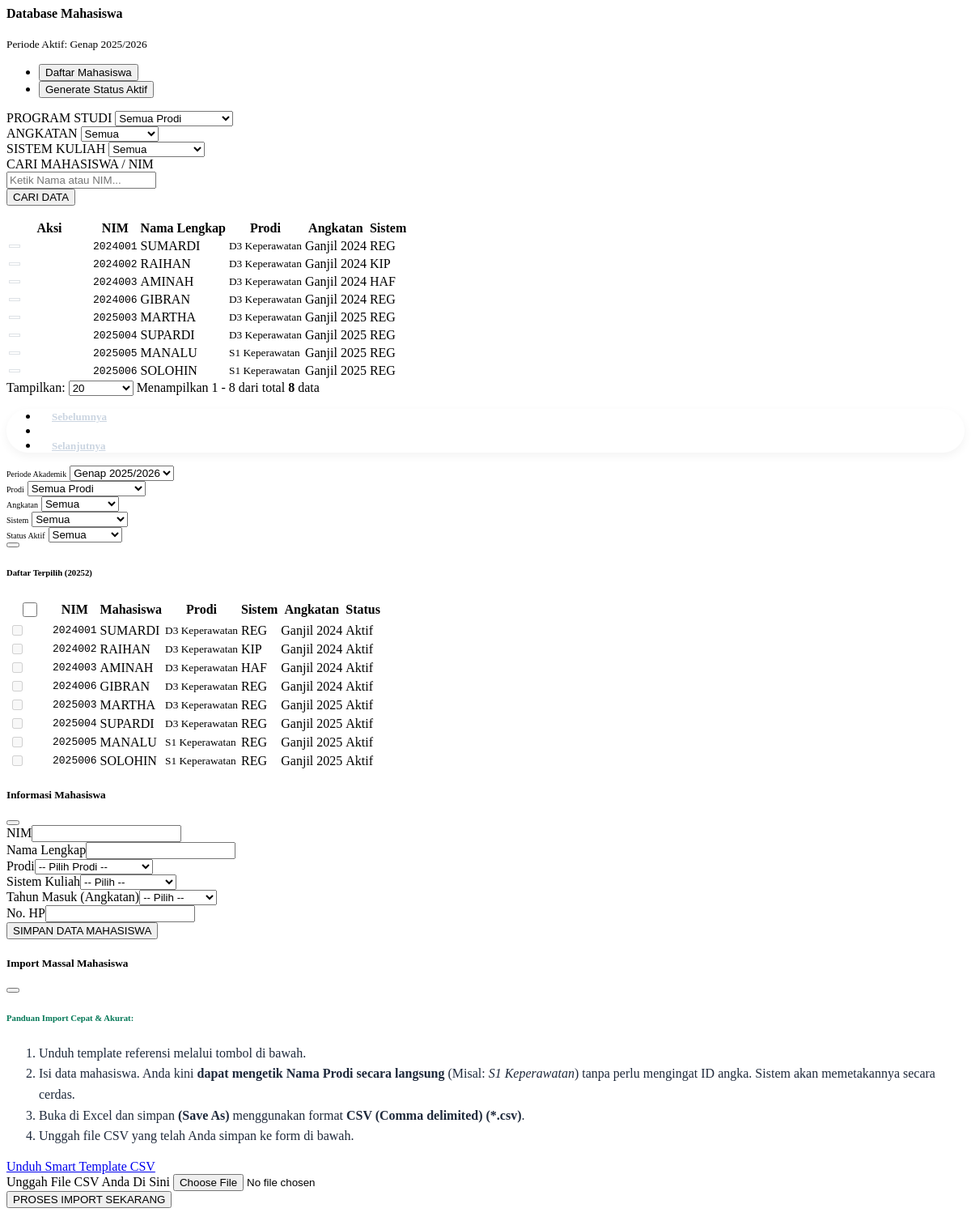
The page /mahasiswa.php on the database its author committed.
### tables this page shows
CREATE TABLE `mhs_tahun_akademik` (
  `id` int(11) NOT NULL AUTO_INCREMENT,
  `kode_tahun` varchar(10) NOT NULL COMMENT 'Format: 20261 (Ganjil), 20262 (Genap)',
  `nama_tahun` varchar(50) NOT NULL,
  `tgl_mulai` date DEFAULT NULL,
  `tgl_akhir` date DEFAULT NULL,
  `is_active` tinyint(1) DEFAULT 0,
  PRIMARY KEY (`id`),
  UNIQUE KEY `idx_tahun` (`kode_tahun`)
);

CREATE TABLE `syifa_mahasiswa` (
  `id` int(11) NOT NULL AUTO_INCREMENT,
  `nim` varchar(20) NOT NULL,
  `nama` varchar(100) NOT NULL,
  `prodi_id` int(11) DEFAULT NULL,
  `sistem_kuliah` varchar(5) DEFAULT NULL,
  `prodi` varchar(50) DEFAULT NULL,
  `angkatan` varchar(10) DEFAULT NULL,
  `telepon` varchar(20) DEFAULT NULL,
  `status_kode` varchar(2) DEFAULT 'A',
  `status` varchar(2) DEFAULT 'A',
  `saldo_awal_piutang` double DEFAULT 0,
  PRIMARY KEY (`id`),
  UNIQUE KEY `idx_nim` (`nim`),
  KEY `idx_mhs_angkatan_sync` (`angkatan`)
);

CREATE TABLE `mhs_prodi` (
  `id` int(11) NOT NULL AUTO_INCREMENT,
  `kode_prodi` varchar(10) NOT NULL,
  `nama_prodi` varchar(100) NOT NULL,
  `jenjang` enum('S1','D3','Profesi','S2') DEFAULT 'S1',
  PRIMARY KEY (`id`)
);

CREATE TABLE `mhs_tahun_masuk` (
  `id` int(11) NOT NULL AUTO_INCREMENT,
  `kode_masuk` varchar(10) NOT NULL,
  `nama_masuk` varchar(50) NOT NULL,
  `created_at` timestamp NOT NULL DEFAULT current_timestamp(),
  PRIMARY KEY (`id`),
  UNIQUE KEY `kode_masuk` (`kode_masuk`)
);

### mahasiswa.php (the view, shortened to what the rows shown need)
<?php
$allowed_tabs = ['list', 'generate'];
$active_tab = $_GET['tab'] ?? ($allowed_tabs[0] ?? 'list');
$gen_tahun = $_GET['gen_tahun'] ?? '';
$limit = isset($_GET['limit']) ? (int)$_GET['limit'] : 20;
$page_num = isset($_GET['page_num']) ? (int)$_GET['page_num'] : 1;
$offset = ($page_num - 1) * $limit;
$tahun_aktif_res = $conn->query("SELECT kode_tahun, nama_tahun FROM mhs_tahun_akademik WHERE is_active=1 LIMIT 1");
$tahun_aktif_global = ($tahun_aktif_res && $tahun_aktif_res->num_rows > 0) ? $tahun_aktif_res->fetch_assoc() : ['kode_tahun' => '', 'nama_tahun' => 'Belum Set'];
$list_tahun = $conn->query("SELECT * FROM mhs_tahun_akademik ORDER BY kode_tahun DESC")->fetch_all(MYSQLI_ASSOC);
$tahun_masuk_list = $conn->query("SELECT * FROM mhs_tahun_masuk ORDER BY kode_masuk DESC")->fetch_all(MYSQLI_ASSOC);
function resolveAngkatanDisplay($kode, $master) {
    foreach ($master as $m) { if ($m['kode_masuk'] == $kode) return $m['nama_masuk']; }
    return $kode;
}
?>
<div class="container-fluid py-4">
    <div class="d-flex justify-content-between align-items-center mb-4 bg-white p-4 rounded-4 shadow-sm border-start border-primary border-4">
        <div>
            <small class="text-muted fw-bold">Periode Aktif: <span class="badge bg-primary bg-opacity-10 text-primary border border-primary border-opacity-25 rounded-pill px-3 py-1 ms-1"><?= $tahun_aktif_global['nama_tahun'] ?></span></small>
        </div>
    </div>
    <div class="card border-0 shadow-sm rounded-4 overflow-hidden bg-white">
        <div class="card-body p-0">
            <div class="tab-content">
                <?php if(in_array('list', $allowed_tabs)): ?>
                <div class="tab-pane fade <?= $active_tab == 'list' ? 'show active' : '' ?> p-4" id="list">
                    <div class="table-responsive border-0 shadow-sm rounded-top-4 bg-white">
                        <table class="table table-striped table-hover align-middle mb-0 text-center">
                            <thead class="table-dark small text-uppercase">
                                <tr><th class="ps-4 text-start" width="100">Aksi</th><th>NIM</th><th class="text-start">Nama Lengkap</th><th>Prodi</th><th>Angkatan</th><th>Sistem</th></tr>
                            </thead>
                            <tbody>
                                <?php
                                $where = "1=1";
                                $res = $conn->query("SELECT m.*, p.nama_prodi FROM syifa_mahasiswa m LEFT JOIN mhs_prodi p ON m.prodi_id = p.id WHERE $where ORDER BY m.nim ASC LIMIT $limit OFFSET $offset");
                                if($res && $res->num_rows > 0):
                                while($row = $res->fetch_assoc()):
                                ?>
                                <tr>
                                    <td class="ps-4 text-start"><div class="btn-group btn-group-sm rounded-pill border bg-white overflow-hidden shadow-sm">
                                        <?php if(!defined('RBAC_EDIT') && !defined('RBAC_DEL')): ?>
                                        <button class="btn btn-light text-muted border-0 hover-bg-white disabled"><i class="fas fa-lock"></i></button>
                                        <?php endif; ?>
                                    </div></td>
                                    <td><code class="bg-light px-3 py-2 border rounded-pill text-dark fw-bold"><?= htmlspecialchars($row['nim']) ?></code></td>
                                    <td class="text-start fw-bold text-dark"><?= strtoupper(htmlspecialchars($row['nama'])) ?></td>
                                    <td><small class="fw-bold text-muted"><?= htmlspecialchars($row['nama_prodi'] ?? '-') ?></small></td>
                                    <td><span class="badge <?= (strlen($row['angkatan']) == 4)?'bg-warning bg-opacity-10 text-warning':'bg-primary bg-opacity-10 text-primary' ?> border px-3 py-2 rounded-pill"><?= resolveAngkatanDisplay($row['angkatan'], $tahun_masuk_list) ?></span></td>
                                    <td><span class="badge bg-light text-dark border fw-bold rounded-pill px-3 py-2"><?= htmlspecialchars($row['sistem_kuliah']) ?></span></td>
                                </tr>
                                <?php endwhile; endif; ?>
                            </tbody>
                        </table>
                    </div>
                </div>
                <?php endif; ?>
                <?php if(in_array('generate', $allowed_tabs)): ?>
                <div class="tab-pane fade <?= $active_tab == 'generate' ? 'show active' : '' ?> p-4" id="generate">
                    <div class="bg-light p-4 rounded-4 shadow-sm border-0 mb-4">
                        <form method="GET" class="row g-2 align-items-end">
                            <div class="col-md-2">
                                <label class="small fw-bold text-muted mb-2 text-uppercase" style="font-size: 10px;">Periode Akademik</label>
                                <select name="gen_tahun" class="form-select form-select-lg border-0 shadow-sm rounded-pill px-3 fw-bold text-dark" required>
                                    <?php foreach($list_tahun as $lt) echo "<option value='{$lt['kode_tahun']}' ". (($gen_tahun ?: $tahun_aktif_global['kode_tahun']) == $lt['kode_tahun'] ? 'selected' : '') .">{$lt['nama_tahun']}</option>"; ?>
                                </select>
                            </div>
                            <div class="col-md-3">
                                <label class="small fw-bold text-muted mb-2 text-uppercase" style="font-size: 10px;">Prodi</label>
                                <select name="gen_prodi" class="form-select form-select-lg border-0 shadow-sm rounded-pill px-3 fw-bold text-dark">
                                    <option value="">Semua Prodi</option>
                                </select>
                            </div>
                            <div class="col-md-2">
                                <label class="small fw-bold text-muted mb-2 text-uppercase" style="font-size: 10px;">Angkatan</label>
                                <select name="gen_angkatan" class="form-select form-select-lg border-0 shadow-sm rounded-pill px-3 fw-bold text-dark">
                                    <option value="">Semua</option>
                                </select>
                            </div>
                            <div class="col-md-2">
                                <label class="small fw-bold text-muted mb-2 text-uppercase" style="font-size: 10px;">Sistem</label>
                                <select name="gen_sistem" class="form-select form-select-lg border-0 shadow-sm rounded-pill px-3 fw-bold text-dark">
                                    <option value="">Semua</option>
                                </select>
                            </div>
                            <div class="col-md-2">
                                <label class="small fw-bold text-muted mb-2 text-uppercase" style="font-size: 10px;">Status Aktif</label>
                                <select name="gen_status" class="form-select form-select-lg border-0 shadow-sm rounded-pill px-3 fw-bold text-dark">
                                    <option value="">Semua</option>
                                </select>
                            </div>
                            <div class="col-md-1 d-flex">
                                <button type="submit" class="btn btn-primary btn-lg w-100 fw-bold rounded-pill shadow-sm" title="Terapkan Filter"><i class="fas fa-filter"></i></button>
                            </div>
                        </form>
                    </div>
                    <form id="formGenerate" action="mhs_action.php" method="POST">
                        <div class="d-flex justify-content-between mb-3 align-items-center">
                            <h6 class="fw-bold mb-0 text-dark">Daftar Terpilih (<?= $gen_tahun ?: $tahun_aktif_global['kode_tahun'] ?>)</h6>
                        </div>
                        <div class="table-responsive border-0 rounded-4 shadow-sm bg-white">
                            <table class="table table-striped table-hover align-middle mb-0 text-center">
                                <thead class="table-dark small text-uppercase">
                                    <tr>
                                        <th width="50" class="text-center"><input type="checkbox" id="checkAll" class="form-check-input" style="width:18px;height:18px;"></th>
                                        <th>NIM</th><th class="text-start">Mahasiswa</th><th>Prodi</th><th>Sistem</th><th>Angkatan</th><th>Status</th>
                                    </tr>
                                </thead>
                                <tbody>
                                    <?php
                                    $tahun_target_gen = $gen_tahun ?: $tahun_aktif_global['kode_tahun'];
                                    $sql_gen = "SELECT m.*, p.nama_prodi, k.status_aktif as current_status_aktif
                                                FROM syifa_mahasiswa m
                                                LEFT JOIN mhs_prodi p ON m.prodi_id = p.id
                                                LEFT JOIN mhs_keaktifan_semester k ON m.nim = k.nim AND k.kode_tahun = '" . $conn->real_escape_string($tahun_target_gen) . "'
                                                WHERE 1=1";
                                    $sql_gen .= " ORDER BY m.nim ASC";
                                    $res_gen = $conn->query($sql_gen);
                                    if($res_gen && $res_gen->num_rows > 0): while($rm = $res_gen->fetch_assoc()):
                                        $is_aktif = ($rm['current_status_aktif'] == 'Aktif');
                                    ?>
                                    <tr>
                                        <td class="text-center">
                                            <?php if(!$is_aktif): ?>
                                                <input type="checkbox" name="mhs_selected[]" value="<?= $rm['nim'] ?>" class="form-check-input check-mhs border-secondary" style="width:18px;height:18px;">
                                            <?php else: ?>
                                                <input type="checkbox" class="form-check-input opacity-25" disabled title="Sudah Aktif">
                                            <?php endif; ?>
                                        </td>
                                        <td><code class="bg-light px-3 py-2 border rounded-pill text-dark fw-bold"><?= $rm['nim'] ?></code></td>
                                        <td class="text-start fw-bold text-dark"><?= strtoupper(htmlspecialchars($rm['nama'])) ?></td>
                                        <td><small class="fw-bold text-muted"><?= htmlspecialchars($rm['nama_prodi']) ?></small></td>
                                        <td><span class="badge bg-light text-dark border fw-bold rounded-pill px-3 py-2"><?= htmlspecialchars($rm['sistem_kuliah']) ?></span></td>
                                        <td><span class="badge bg-primary bg-opacity-10 text-primary border border-primary border-opacity-25 rounded-pill px-3 py-2"><?= resolveAngkatanDisplay($rm['angkatan'], $tahun_masuk_list) ?></span></td>
                                        <td>
                                            <?php if($is_aktif): ?>
                                                <span class="badge bg-success rounded-pill px-3 py-2 shadow-sm"><i class="fas fa-check-circle me-1"></i> Aktif</span>
                                            <?php else: ?>
                                                <span class="badge bg-danger bg-opacity-10 text-danger border border-danger border-opacity-25 rounded-pill px-3 py-2"><i class="fas fa-times-circle me-1"></i> Belum</span>
                                            <?php endif; ?>
                                        </td>
                                    </tr>
                                    <?php endwhile; else: echo "<tr><td colspan='7' class='py-5 text-muted italic'>Tidak ada mahasiswa ditemukan berdasarkan filter.</td></tr>"; endif; ?>
                                </tbody>
                            </table>
                        </div>
                    </form>
                </div>
                <?php endif; ?>
            </div>
        </div>
    </div>
</div>

### rows shown on the page
mhs_tahun_akademik: nama_tahun "Genap 2025/2026", kode_tahun "20252"
syifa_mahasiswa: nim "2024001", nama "SUMARDI", mhs_prodi.nama_prodi "D3 Keperawatan", angkatan.nama_masuk "Ganjil 2024", sistem_kuliah "REG"
syifa_mahasiswa: nim "2024002", nama "RAIHAN", mhs_prodi.nama_prodi "D3 Keperawatan", angkatan.nama_masuk "Ganjil 2024", sistem_kuliah "KIP"
syifa_mahasiswa: nim "2024003", nama "AMINAH", mhs_prodi.nama_prodi "D3 Keperawatan", angkatan.nama_masuk "Ganjil 2024", sistem_kuliah "HAF"
syifa_mahasiswa: nim "2024006", nama "GIBRAN", mhs_prodi.nama_prodi "D3 Keperawatan", angkatan.nama_masuk "Ganjil 2024", sistem_kuliah "REG"
syifa_mahasiswa: nim "2025003", nama "MARTHA", mhs_prodi.nama_prodi "D3 Keperawatan", angkatan.nama_masuk "Ganjil 2025", sistem_kuliah "REG"
syifa_mahasiswa: nim "2025004", nama "SUPARDI", mhs_prodi.nama_prodi "D3 Keperawatan", angkatan.nama_masuk "Ganjil 2025", sistem_kuliah "REG"
syifa_mahasiswa: nim "2025005", nama "MANALU", mhs_prodi.nama_prodi "S1 Keperawatan", angkatan.nama_masuk "Ganjil 2025", sistem_kuliah "REG"
syifa_mahasiswa: nim "2025006", nama "SOLOHIN", mhs_prodi.nama_prodi "S1 Keperawatan", angkatan.nama_masuk "Ganjil 2025", sistem_kuliah "REG"

### other values the page prints
min($total_rows, $offset + 1) "1"
min($total_rows, $offset + $limit) "8"
$total_rows "8"
form field value "20"
form field gen_tahun "Genap 2025/2026"
